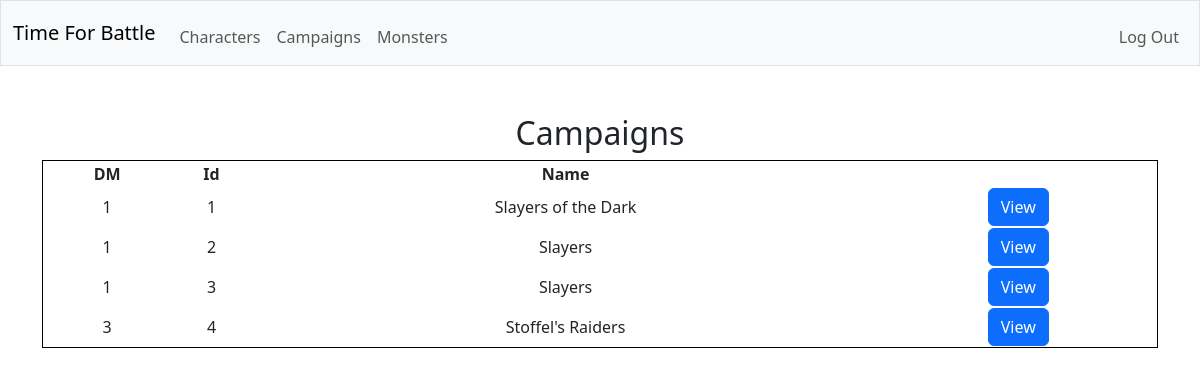
/campaign_list (signed in), run on the app's committed database.
### tables this page shows
CREATE TABLE "campaigns" (id INTEGER PRIMARY KEY AUTOINCREMENT NOT NULL, dm_id INTEGER NOT NULL, name TEXT NOT NULL, description TEXT, FOREIGN KEY (dm_id) REFERENCES users(id));

### app.py (the view)
@app.route("/campaign_list")
@login_required
def campaign_list():
    with sqlite3.connect(database) as conn:
        conn.row_factory = sqlite3.Row
        cur = conn.cursor()
        cur.execute(
            "SELECT * FROM campaigns"
        )
        campaigns = [dict(row) for row in cur.fetchall()]
    return render_template("campaign_list.html", campaigns=campaigns)

### helpers.py (called while the page is built)
def login_required(f):
    @wraps(f)
    def decorated_function(*args, **kwargs):
        if session.get("user_id") is None:
            return redirect("/login")
        return f(*args, **kwargs)
    return decorated_function

### templates/campaign_list.html (shortened to what this page needs)
{% extends "layout.html" %}
{% block main %}
    <h2>Campaigns</h2>
    <table>
        <thead>
            <tr>
                <th>DM</th>
                <th>Id</th>
                <th>Name</th>
            </tr>
        </thead>
        <tbody>
            {% for campaign in campaigns %}
                <tr>
                    <td>{{ campaign.dm_id }}</td>
                    <td>{{ campaign.id }}</td>
                    <td>{{ campaign.name }}</td>
                    <td>
                        <form action="/campaign/{{ campaign.id }}" method="get">
                            <button class="btn btn-primary" type="submit">View</button>
                        </form>
                    </td>
                </tr>
            {% endfor %}
        </tbody>
    </table>
{% endblock %}

### static/styles.css (style rules this page uses)
table { width: 100%; border: 1px solid #000; }

### data on the page
campaigns: dm_id "1", id "1", name "Slayers of the Dark"
campaigns: dm_id "1", id "2", name "Slayers"
campaigns: dm_id "1", id "3", name "Slayers"
campaigns: dm_id "3", id "4", name "Stoffel's Raiders"
